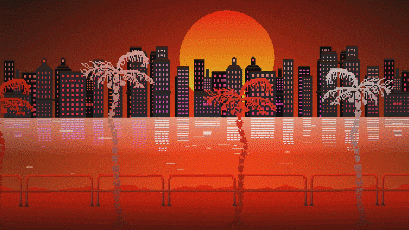
#> input picture assets/hero-original.gif, 409 x 230 px
$ python -i rotate_cassettes.py   (imports and definitions only)
#> lines starting #> are read from the running program, lines starting #| are printed output that depends on the picture
#> in prepare_cassette, source is the input picture: PIL image 409x230 P; mean R, G, B 141.9, 55.6, 37.7
#!/usr/bin/env python3
"""Rotate cassette artwork for the GitHub profile README."""

from __future__ import annotations

import random
from collections import deque
from pathlib import Path

from PIL import Image


ROOT = Path(__file__).resolve().parents[1]
SOURCE_DIR = ROOT / "assets" / "cassettes" / "source"
BLACKLIGHT_TARGET = ROOT / "assets" / "cassettes" / "current-blacklight.png"
MIDDLEMAN_TARGET = ROOT / "assets" / "cassettes" / "current-middleman.png"
SPOTIFY_TARGET = ROOT / "assets" / "cassettes" / "current-spotify.png"
OUTPUT_SIZE = 72
SOURCE_PADDING = 1


def strip_uniform_frame(image: Image.Image) -> Image.Image:
    """Remove solid perimeter frames without touching the enclosed artwork."""
    while image.width > 2 and image.height > 2:
        pixels = image.load()
        perimeter = (
            [pixels[x, 0] for x in range(image.width)]
            + [pixels[x, image.height - 1] for x in range(image.width)]
            + [pixels[0, y] for y in range(1, image.height - 1)]
            + [pixels[image.width - 1, y] for y in range(1, image.height - 1)]
        )
        if len(set(perimeter)) != 1:
            break
        image = image.crop((1, 1, image.width - 1, image.height - 1))
    return image


def remove_edge_background(image: Image.Image) -> Image.Image:
    """Make only edge-connected row/column background colors transparent."""
    image = strip_uniform_frame(image.convert("RGBA"))
    pixels = image.load()
    width, height = image.size
#> width = 409; height = 230

    left_colors = [pixels[0, y][:3] for y in range(height)]
#> left_colors = 230 items, first 6: (41, 25, 19), (41, 25, 19), (44, 14, 13), (56, 26, 18), (41, 25, 19), (44, 14, 13)
    right_colors = [pixels[width - 1, y][:3] for y in range(height)]
#> right_colors = 230 items, first 6: (41, 25, 19), (56, 26, 18), (41, 25, 19), (41, 25, 19), (56, 26, 18), (56, 26, 18)
    top_colors = [pixels[x, 0][:3] for x in range(width)]
#> top_colors = 409 items, first 6: (41, 25, 19), (41, 25, 19), (41, 25, 19), (41, 25, 19), (41, 25, 19), (41, 25, 19)
    bottom_colors = [pixels[x, height - 1][:3] for x in range(width)]
#> bottom_colors = 409 items, first 6: (74, 23, 13), (74, 23, 13), (74, 23, 13), (74, 23, 13), (87, 23, 14), (74, 23, 13)

    def is_background_candidate(x: int, y: int) -> bool:
        red, green, blue, alpha = pixels[x, y]
        color = (red, green, blue)
        return alpha == 0 or color in (
            left_colors[y],
            right_colors[y],
            top_colors[x],
            bottom_colors[x],
        )

    queue: deque[tuple[int, int]] = deque()
    visited = bytearray(width * height)

    def enqueue(x: int, y: int) -> None:
        index = y * width + x
        if not visited[index] and is_background_candidate(x, y):
            visited[index] = 1
            queue.append((x, y))

    for x in range(width):
        enqueue(x, 0)
        enqueue(x, height - 1)
#> this loop made 409 passes
    for y in range(height):
        enqueue(0, y)
        enqueue(width - 1, y)

    while queue:
        x, y = queue.popleft()
        if x:
            enqueue(x - 1, y)
        if x + 1 < width:
            enqueue(x + 1, y)
        if y:
            enqueue(x, y - 1)
        if y + 1 < height:
            enqueue(x, y + 1)

    for index, is_background in enumerate(visited):
        if is_background:
            x = index % width
            y = index // width
            red, green, blue, _ = pixels[x, y]
            pixels[x, y] = (red, green, blue, 0)

    return image


def prepare_cassette(path: Path) -> Image.Image:
    """Crop cassette art, square-pad transparently, and scale pixel-perfectly."""
    with Image.open(path) as source:
        image = remove_edge_background(source)
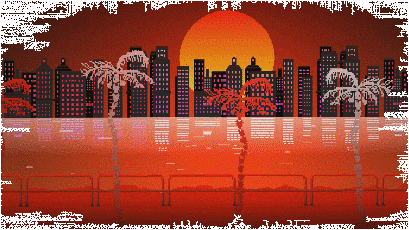
#> image: PIL image 409x230 RGBA; mean R, G, B, A 141.9, 55.6, 37.7, 235.3; transparent parts drawn white

    bounds = image.getchannel("A").getbbox()
    if bounds is None:
        raise ValueError(f"No cassette artwork found in {path}")

    left, top, right, bottom = bounds
    crop_box = (
        max(0, left - SOURCE_PADDING),
        max(0, top - SOURCE_PADDING),
        min(image.width, right + SOURCE_PADDING),
        min(image.height, bottom + SOURCE_PADDING),
    )
    cropped = image.crop(crop_box)

    side = max(cropped.size)
    square = Image.new("RGBA", (side, side), (0, 0, 0, 0))
#> square: PIL image 409x409 RGBA; every value is 0
    offset = ((side - cropped.width) // 2, (side - cropped.height) // 2)
    square.alpha_composite(cropped, offset)
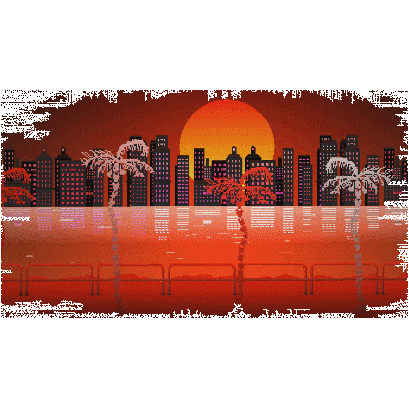
#> square: PIL image 409x409 RGBA; mean R, G, B, A 76, 29.9, 20.4, 132.3; transparent parts drawn white
    return square.resize(
        (OUTPUT_SIZE, OUTPUT_SIZE),
        resample=Image.Resampling.NEAREST,
    )
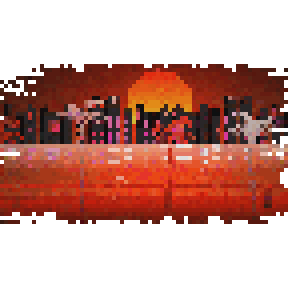
#> returned value: PIL image 72x72 RGBA (shown 4 times larger); mean R, G, B, A 76.6, 30, 20.8, 131.8; transparent parts drawn white


def write_cassette(image: Image.Image, target: Path) -> None:
    target.parent.mkdir(parents=True, exist_ok=True)
    image.save(target, format="PNG")


def main() -> int:
    SOURCE_DIR.mkdir(parents=True, exist_ok=True)
    images = sorted(path for path in SOURCE_DIR.glob("*.png") if path.is_file())

    if len(images) < 2:
        print(
            "Need at least two PNG files in assets/cassettes/source/ "
            "to rotate cassette artwork. No files were changed."
        )
        return 0

    processed = {path: prepare_cassette(path) for path in images}
    blacklight, middleman = random.sample(images, 2)
    spotify = random.choice(images)

    write_cassette(processed[blacklight], BLACKLIGHT_TARGET)
    write_cassette(processed[middleman], MIDDLEMAN_TARGET)
    write_cassette(processed[spotify], SPOTIFY_TARGET)

    print(f"Project Blacklight cassette: {blacklight.name}")
    print(f"Middle Man cassette: {middleman.name}")
    print(f"Spotify cassette: {spotify.name}")
    return 0


# [2 lines not run here, left out]

>>> result = prepare_cassette('../assets/hero-original.gif')

$ run again, on assets/cassettes/source/cassette-01.png
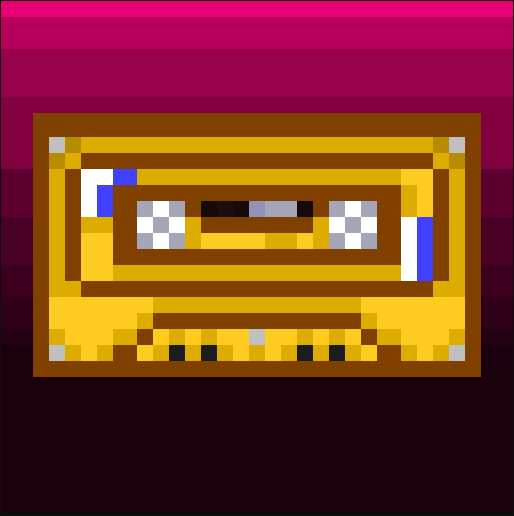
#> input picture assets/cassettes/source/cassette-01.png, 514 x 516 px
#> in prepare_cassette, source is the input picture: PIL image 514x516 RGBA; mean R, G, B, A 125.1, 54.1, 35.3, 255
#> left_colors = 514 items, first 6: (232, 0, 116), (232, 0, 116), (232, 0, 116), (232, 0, 116), (232, 0, 116), (232, 0, 116)
#> right_colors has the same summary as left_colors
#> top_colors = 512 items, first 6: (232, 0, 116), (232, 0, 116), (232, 0, 116), (232, 0, 116), (232, 0, 116), (232, 0, 116)
#> bottom_colors = 512 items, first 6: (14, 14, 14), (14, 14, 14), (14, 14, 14), (14, 14, 14), (14, 14, 14), (14, 14, 14)
#> the loop in remove_edge_background, `for x in range(width):` made 512 passes
#> in prepare_cassette, `cropped = image.crop(crop_box)`:
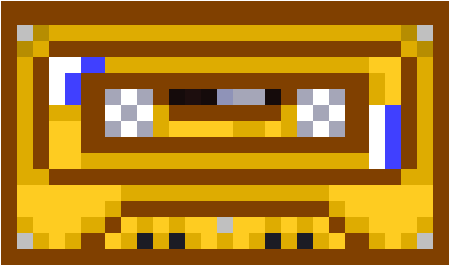
#> cropped: PIL image 450x266 RGBA; mean R, G, B, A 171.4, 119.6, 25.3, 252; transparent parts drawn white
#> in prepare_cassette, `return square.resize( (OUTPUT_SIZE, OUTPUT_SIZE), resample=Image.Resam..`:
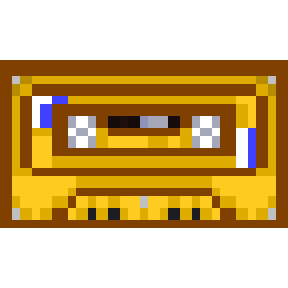
#> returned value: PIL image 72x72 RGBA (shown 4 times larger); mean R, G, B, A 100.7, 70.6, 14.3, 148.8; transparent parts drawn white
